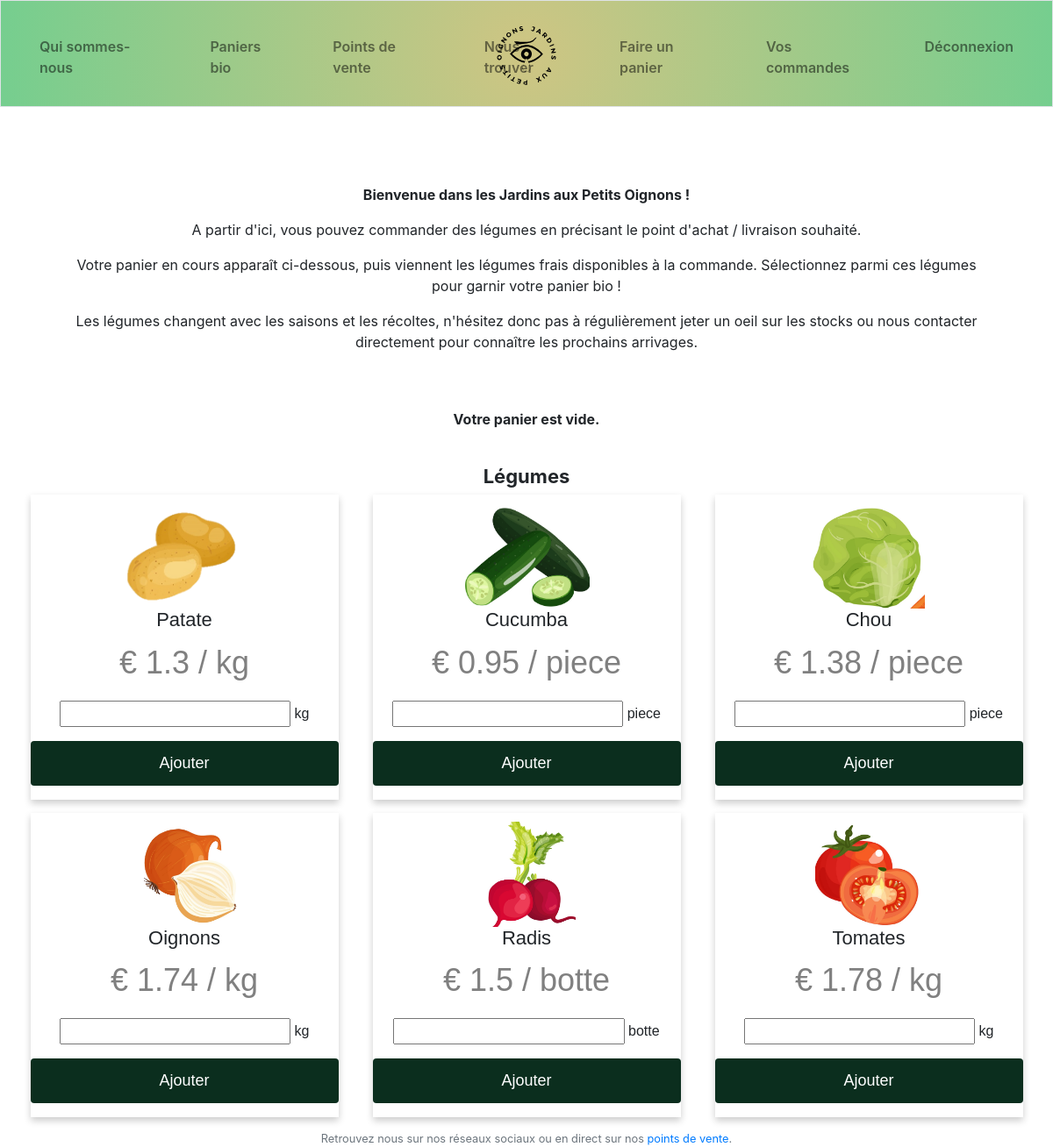
/choisir (signed in), run on the app's committed database.
### tables this page shows
CREATE TABLE legumes (id INTEGER,
                        image BLOB,
                        name TEXT NOT NULL,
                        unit TEXT NOT NULL,
                        prix_unit DOUBLE(2, 2), status TINYTEXT,
                        PRIMARY KEY(id));

### app.py (the view)
@app.route("/choisir", methods=["GET", "POST"])
@login_required
def choisir():
    if request.method == "POST":
        if request.form['submit_button'] == "add_legume":
            db = sqlite3.connect("ptits_oignons.db", check_same_thread=False)
            db.row_factory = sqlite3.Row
            cur = db.cursor()
            _name = request.form.get("name_legume")
            print(_name)
            _quantity = float(request.form.get("quantity_legume"))
            print(_quantity)
            _id = request.form.get("id_legume")
            print(_id)
            cur.execute("SELECT * FROM legumes WHERE id = ?", [_id,])
            item = cur.fetchone()
            print(item)
            item_data = {item["id"] : {'image' : item["image"], 'code' : item["id"], 'name' : item["name"], 'unit' : item["unit"], 'prix_unit' : item["prix_unit"], 'quantity' : _quantity, 'prix_total' : round(item["prix_unit"] * _quantity, 2)}}
            cart_total_price = 0
            session.modified = True
            if "cart" in session:
                if item["id"] in session["cart"]:
                    for key, value in session["cart"].items():
                        if item["id"] == key:
                            old_quantity = session["cart"][key]["quantity"]
                            total_quantity = old_quantity + _quantity
                            session["cart"][key]["quantity"] = total_quantity
                            session["cart"][key]["prix_total"] = round(total_quantity * item["prix_unit"], 2)
                else:
                    session["cart"] = dict(list(session["cart"].items()) + list(item_data.items()))
                for key, value in session["cart"].items():
                    item_price = float(session["cart"][key]["prix_total"])
                    cart_total_price = cart_total_price + item_price
            else:
                session["cart"] = item_data
                cart_total_price =  item_data[item["id"]]["prix_total"]
            session["cart_total_price"] = round(cart_total_price, 2)
            cur.close()
            db.close()
            online_vegs = get_online_vegs()
            return render_template("faire_un_panier.html", online_vegs=online_vegs)
    else:
        online_vegs = get_online_vegs()
        return render_template("faire_un_panier.html", online_vegs=online_vegs)

### app.py (called while the page is built)
@app.after_request
def after_request(response):
    response.headers["Cache-Control"] = "no-cache, no-store, must-revalidate"
    response.headers["Expires"] = 0
    response.headers["Pragma"] = "no-cache"
    return response

### helpers.py (called while the page is built)
def login_required(f):
    @wraps(f)
    def decorated_function(*args, **kwargs):
        if session.get("user_id") is None:
            return redirect("/login")
        return f(*args, **kwargs)
    return decorated_function

def get_online_vegs():
    db = sqlite3.connect("ptits_oignons.db", check_same_thread=False)
    cur = db.cursor()
    online_vegs = cur.execute("""SELECT image, name, unit, prix_unit, status, id FROM legumes WHERE status = "online" """).fetchall()
    cur.close()
    db.close()
    return online_vegs

### templates/faire_un_panier.html (shortened to what this page needs)
{% extends "layout.html" %}
{% block main %}
<div class="container" id="presentation">
    <p><strong>Bienvenue dans les Jardins aux Petits Oignons !</strong></p>
    <p>A partir d'ici, vous pouvez commander des légumes en précisant le point d'achat / livraison souhaité.</p>
    <p>Votre panier en cours apparaît ci-dessous, puis viennent les légumes frais disponibles à la commande. Sélectionnez parmi ces légumes pour garnir votre panier bio !</p>
    <p>Les légumes changent avec les saisons et les récoltes, n'hésitez donc pas à régulièrement jeter un oeil sur les stocks ou nous contacter directement pour connaître les prochains arrivages.</p>
</div>
{% if "cart" in session %}
<div class="table-responsive-lg" id="cart">
    <table class="table-hover">
        <thead>
            <tr>
                <th>Nom</th>
                <th style="width: 10%; text-align: left;">Quantité</th>
                <th class="hidable">Prix unitaire</th>
                <th style="width: 20%">Prix</th>
                <th style="width: 5%;"></th>
            </tr>
        </thead>
        <tbody>
            {% for key, value in session["cart"].items() %}
            {% set quantity = session["cart"][key]["quantity"] %}
            {% set name = session["cart"][key]["name"] %}
            {% set unit = session["cart"][key]["unit"] %}
            {% set prix_total = session["cart"][key]["prix_total"] %}
            {% set image = session["cart"][key]["image"] %}
            {% set prix_unit = session["cart"][key]["prix_unit"] %}
            {% set id = key %}
            <tr>
                <td class="in-middle" style="text-align: left;"><img class="img-thumbnail" src="/{{ image }}" alt="legume_thumbnail"> {{ name }}</td>
                <td>{{ quantity }}</td>
                <td class="hidable">€ {{ prix_unit }} / {{ unit }}</td>
                <td>€ {{ prix_total }}</td>
                <td>
                    <a href="{{ url_for('.delete_product', code=session['cart'][key]['code']) }}">
                        <svg xmlns="http://www.w3.org/2000/svg" height="24px" viewBox="0 0 24 24" width="24px" fill="#000000">
                            <path d="M0 0h24v24H0V0z" fill="none"/>
                            <path d="M16 9v10H8V9h8m-1.5-6h-5l-1 1H5v2h14V4h-3.5l-1-1zM18 7H6v12c0 1.1.9 2 2 2h8c1.1 0 2-.9 2-2V7z"/>
                        </svg>
                    </a>
                </td>
            </tr>
            {% endfor %}
        </tbody>
    </table>
    <div class="container-fluid" id="cart_bottom">
        <div class="row">
            <div class="col-lg-2">
                <div class="box-left">
                    <p>Prix total du panier :</p>
                </div>
            </div>
            <div class="col-lg-2">
                <div class="box-left">
                    <p><strong>€ {{ session["cart_total_price"] }}</strong></p>
                </div>
            </div>
            <div class="col-lg-4">
                <div class="box">
                    <form method="post" action="/validate_cart" id="validate_cart" enctype="multipart/form-data">
                        <select class="custom-select" id="delivery" name="delivery" form="validate_cart" style="margin-bottom: 5px" onchange="selectfunction()" required>
                            <option value="" selected disabled>Choisissez un point de retrait</option>
                            <option value="Marché">Au marché (Saint-Dié)</option>
                            <option value="Ferme">A la ferme</option>
                            <option value="Bistroquet">Au Bistroquet</option>
                        </select>
                    </form>
                </div>
            </div>
            <div class="col-lg-2">
                <div class="box">
                    <button class="btn btn-success" type="submit" id="validate_button" name="validate_button" form="validate_cart">
                        <svg xmlns="http://www.w3.org/2000/svg" height="24px" viewBox="0 0 24 24" width="24px" fill="#ffffff">
                            <path d="M0 0h24v24H0V0z" fill="none"/><path d="M15.55 13c.75 0 1.41-.41 1.75-1.03l3.58-6.49c.37-.66-.11-1.48-.87-1.48H5.21l-.94-2H1v2h2l3.6 7.59-1.35 2.44C4.52 15.37 5.48 17 7 17h12v-2H7l1.1-2h7.45zM6.16 6h12.15l-2.76 5H8.53L6.16 6zM7 18c-1.1 0-1.99.9-1.99 2S5.9 22 7 22s2-.9 2-2-.9-2-2-2zm10 0c-1.1 0-1.99.9-1.99 2s.89 2 1.99 2 2-.9 2-2-.9-2-2-2z"/>
                        </svg>
                        Commander
                    </button>
                </div>
            </div>
            <div class="col-lg-2">
                <div class="box">
                    <a id="empty_cart" href="{{ url_for('.empty_cart') }}">
                        <button class="btn btn-warning" id="empty_cart">
                            <svg xmlns="http://www.w3.org/2000/svg" height="24px" viewBox="0 0 24 24" width="24px" fill="#000000">
                                <path d="M0 0h24v24H0V0z" fill="none"/><path d="M19 6.41L17.59 5 12 10.59 6.41 5 5 6.41 10.59 12 5 17.59 6.41 19 12 13.41 17.59 19 19 17.59 13.41 12 19 6.41z"/>
                            </svg>
                        Vider
                        </button>
                    </a>
                </div>
            </div>
        </div>
    </div>
    <div class="alert alert-info" id="Marché">
        <img src="/static/pickle_rick.png" style="float: left; height: 80px; vertical-align: middle">
        <p>Le marché de Saint-Dié se tient le <strong>mardi matin</strong> de chaque semaine.</p>
        <p>Toute commande non-récupérée à la fin du marché sera redirigée vers le Bistroquet.</p>
    </div>
    <div class="alert alert-info" id="Ferme">
        <img src="/static/pickle_rick.png" style="float: left; height: 80px; vertical-align: middle">
        <p>Le retrait à la ferme se fait chaque jour.</p>
        <p>Comptez tout de même 24h avant de venir retirer votre commande afin de nous laisser le temps de la préparer.</p>
    </div>
    <div class="alert alert-info" id="Bistroquet">
        <img src="/static/pickle_rick.png" style="float: left; height: 80px; vertical-align: middle">
        <p>Le retrait au Bistroquet se fait chaque jour aux horaires d'ouverture du bar.</p>
        <p>Comptez également 24h de préparation et d'acheminement.</p>
    </div>
    <script>
        document.getElementById("Marché").style.display = "none";
        document.getElementById("Ferme").style.display = "none";
        document.getElementById("Bistroquet").style.display = "none";
        function selectfunction() {
            var x = document.getElementById('delivery').value;
            if (x == "Marché") {
                document.getElementById("Marché").style.display = "block";
                document.getElementById("Ferme").style.display = "none";
                document.getElementById("Bistroquet").style.display = "none";
            }
            else if (x == "Ferme") {
                document.getElementById("Ferme").style.display = "block";
                document.getElementById("Marché").style.display = "none";
                document.getElementById("Bistroquet").style.display = "none";
            }
            else if (x == "Bistroquet") {
                document.getElementById("Bistroquet").style.display = "block";
                document.getElementById("Marché").style.display = "none";
                document.getElementById("Ferme").style.display = "none";
            }
            else {
                document.getElementById("Ferme").style.display = "none";
                document.getElementById("Marché").style.display = "none";
                document.getElementById("Ferme").style.display = "none";
            }
        }
    </script>
</div>
{% else %}
<div class="container-fluid">
    <p><strong>Votre panier est vide.</strong></p>
</div>
{% endif %}
<br>
<div class="container-fluid" id="legumes-grid">
    <h2><strong>Légumes</strong></h2>
    {% for online_veg_row in online_vegs|batch(3) %}
    <div class="row">
        {% for online_veg in online_veg_row %}
        <div class="legume_card">
            <form method="post" action="/choisir" enctype="multipart/form-data">
                <img src="/{{ online_veg.0 }}" alt="image_légume" style="width:100%">
                <h2>{{ online_veg.1 }}</h2>
                <p class="price">€ {{ online_veg.3 }} / {{ online_veg.2 }}</p>
                {% if online_veg.2 == "botte" or online_veg.2 == "piece" %}
                <p><input type="number" id="quantity_legume" name="quantity_legume" step="1" min="0"required> {{ online_veg.2 }}</p>
                {% else %}
                <p><input type="number" id="quantity_legume" name="quantity_legume" step="0.1" min="0" required> {{ online_veg.2 }}</p>
                {% endif %}
                <p><button class="btn btn-primary" type="submit" name="submit_button" value="add_legume">Ajouter</button></p>
            </form>
        </div>
        {% endfor %}
    </div>
    {% endfor %}
</div>
{% endblock %}

### templates/layout.html (shortened to what this page needs)
<!DOCTYPE html>
<html lang="en">
    <head>
        <link rel="stylesheet" href="https://cdn.jsdelivr.net/npm/bootstrap@4.5.3/dist/css/bootstrap.min.css">
        <link href="/static/styles.css" rel="stylesheet">
    </head>
    <body>
        <nav class="navbar navbar-expand-lg py-4 navbar-light bg-light border">
            <a class="navbar-brand" href="/"><img src="/static/petits_oignons_logo.svg" alt="Logo" width="200" height="125"></a>
            <div class="collapse navbar-collapse" id="navbar">
                {% if session.user_id %}
                    <ul class="navbar-nav mr-auto mt-2">
                        <li class="nav-item"><a class="nav-link" href="/about">Qui sommes-nous</a></li>
                        <li class="nav-item"><a class="nav-link" href="/paniers">Paniers bio</a></li>
                        <li class="nav-item"><a class="nav-link" href="/vente">Points de vente</a></li>
                        <li class="nav-item"><a class="nav-link" href="/contact">Nous trouver</a></li>
                    </ul>
                    <ul class="navbar-nav mr-auto mt-2">
                        <li class="nav-item"><a class="nav-link" href="/choisir">Faire un panier</a></li>
                        <li class="nav-item"><a class="nav-link" href="/history">Vos commandes</a></li>
                        <li class="nav-item"><a class="nav-link" href="/logout">Déconnexion</a></li>
                    </ul>
                {% endif %}
            </div>
        </nav>
        <main class="container-fluid">
            {% block main %}{% endblock %}
        </main>
        <footer class="small text-center text-muted">
            <p>Retrouvez nous sur nos réseaux sociaux ou en direct sur nos <a href="/vente">points de vente</a>.</p>
        </footer>
    </body>
</html>

### static/styles.css (style rules this page uses)
nav { background: radial-gradient(circle, rgba(207,197,131,1) 0%, rgba(108,203,135,0.9327264353006828) 100%); margin-bottom: 40px; }
nav .navbar-brand { font-size: xx-large; transform: translateX(-50%); left: 50%; position: absolute; padding-top: 5px; z-index: 2; }
.nav-item { margin-left: 20px; margin-right: 20px; }
nav ul li a { position:relative; z-index: 1; font-family: "Space Grotesk",-apple-system,system-ui,"Segoe UI",Roboto,Helvetica,Arial,sans-serif,"Apple Color Emoji","Segoe UI Emoji","Segoe UI Symbol"; font-size: 16px; font-weight: 600; }
nav ul li a:after { display: block; position: absolute; top: 0; left: 0; bottom: 0; right: 0; margin: auto; width: 100%; height: 1px; content: '.'; color: transparent; background: #ff9900; border-radius: 4px; visibility: none; opacity: 0; z-index: -1; transition: all 0.5s ease; }
main { overflow-x: visible; text-align: center; }
main img { max-width: 100%; }
ul { text-align: left; }
.legume_card { box-shadow: 0 4px 8px 0 rgba(0, 0, 0, 0.2); width: 30%; height: 90%; margin: auto; text-align: center; font-family: arial; margin-bottom: 15px; }
.price { color: grey; font-size: 3vmin; }
h2 { font-size: 22px; }
.legume_card img { width: 120px; height: 120px; object-fit: scale-down; max-width: 100%; margin-top: 10px; }
.legume_card button { border: none; outline: 0; padding: 12px; color: white; background-color: rgb(11, 46, 30); text-align: center; cursor: pointer; width: 100%; font-size: 18px; }
.legume_card #quantity_legume { width:75%; }
.container { padding: 3em; }

### data on the page
legumes: image (picture), name "Patate", prix_unit "1.3", unit "kg"
legumes: image (picture), name "Cucumba", prix_unit "0.95", unit "piece"
legumes: image (picture), name "Chou", prix_unit "1.38", unit "piece"
legumes: image (picture), name "Oignons", prix_unit "1.74", unit "kg"
legumes: image (picture), name "Radis", prix_unit "1.5", unit "botte"
legumes: image (picture), name "Tomates", prix_unit "1.78", unit "kg"
